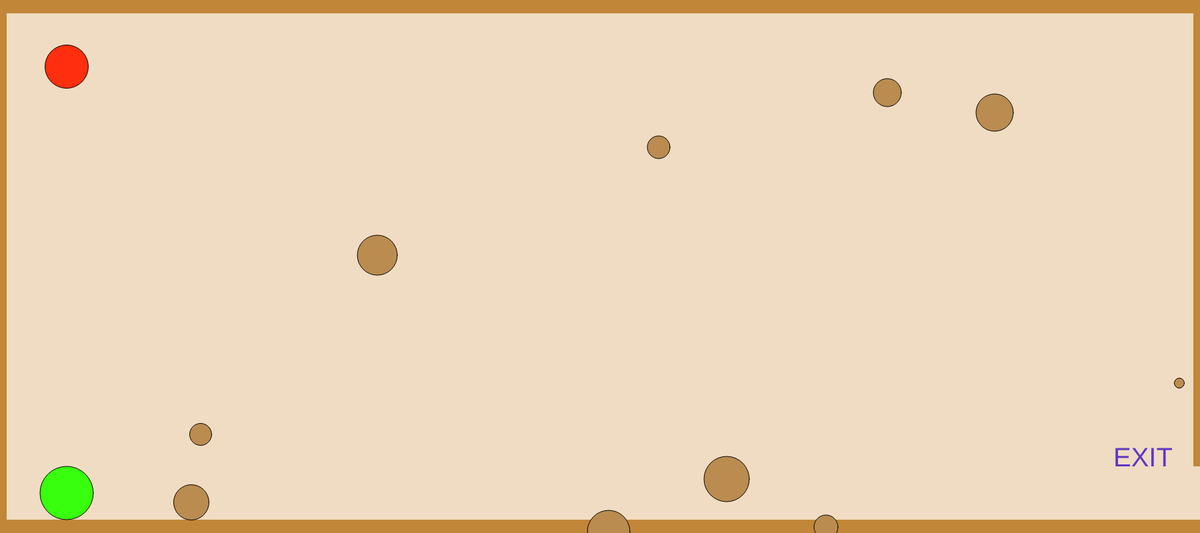
Frame 1 (no input)
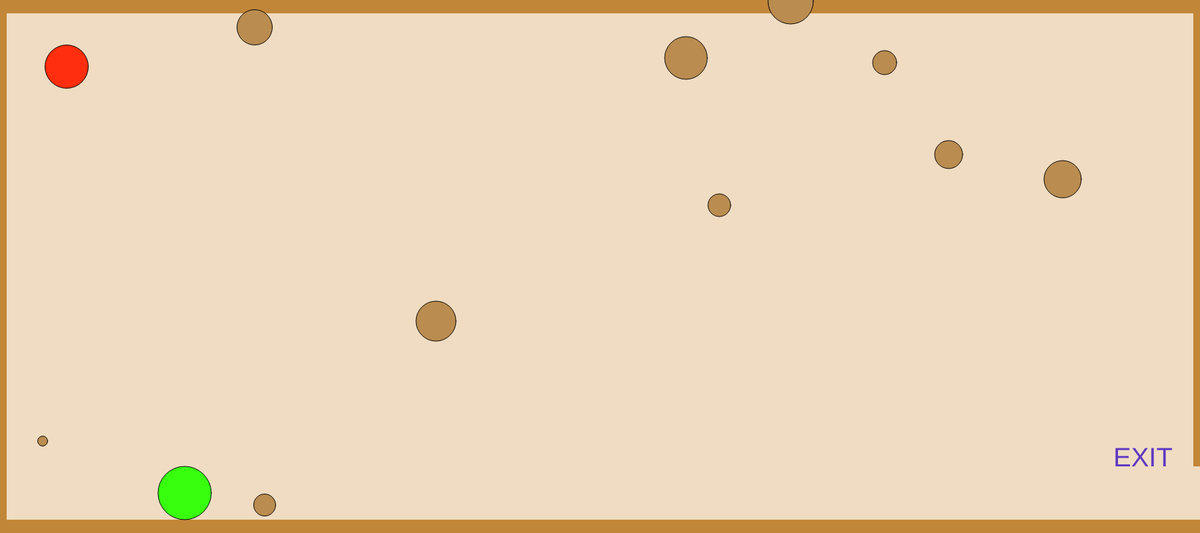
Frame 60 (no input)
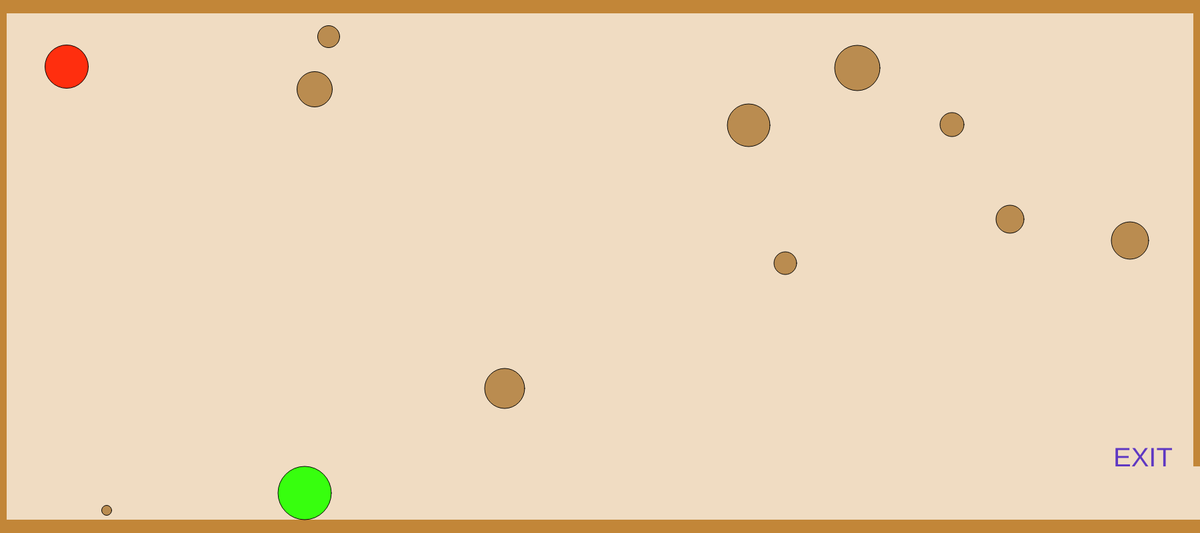
Frame 120 (the mouse pressed at the canvas centre since frame 60)

The p5.js sketch that drew these frames (run headless with seeded random() and noise() and a simulated clock; from frame 60 on, the mouse is pressed at the canvas centre):

// p5.js sketch
// ── sketch.js
// x and y for my character
var characterX = 100;
var characterY = 100;

// defined key codes for each letter
var UP_ARROW = 38;
var DOWN_ARROW  = 40;
var LEFT_ARROW = 37;
var RIGHT_ARROW = 39;

// x and y for a shape
var shapeX = 800;
var shapeY = 500;

var shapeXs = [];
var shapeYs = [];
var diameters = [];

var shapeXSpeeds = [];
var shapeYSpeeds = [];


// neon pink shape created when mouse is clicked
var mouseShapeX;
var mouseShapeY;

// lime green enemy 
var greenenemyX = 100;
var greenenemyY = 740;
var greenenemyDirection = 3;

var count = 0;
var sizeDirection = .5;

function setup() {
  createCanvas(1800, 800);
    // get a random speed when the it first starts
    for (var i = 0; i < 10; i++) {
        shapeXSpeeds[i] = Math.floor(Math.random() * (Math.floor(Math.random() * 5)) + 1);
        shapeYSpeeds[i] = Math.floor(Math.random() * (Math.floor(Math.random() * 5)) + 1);
        shapeXs[i] = getRandomNumber(1800);
        shapeYs[i] = getRandomNumber(800);
        diameters[i] = getRandomNumber(60);
        }

    createCharacter(100,100);
}

function draw() {
  background(240, 220, 194);
  noStroke();
  fill(194, 134, 56);
    
    // call createBorders function
    createBorders(20);

    // exit message
    textSize(40);
    fill(95, 56, 194);
    text("EXIT", width-130,height-100)

    
    // createCharacter(100,100);
    drawCharacter();
    characterMovement();


    // lime green enemy 
    fill(55,255,14)
    circle(greenenemyX, greenenemyY,80);
    greenenemyX += greenenemyDirection;
    if(greenenemyX >= 1775|| greenenemyX <= 40)
    {
        greenenemyDirection *= -1;
    }
    
    // orange enemies
    fill(186,140,80); 

    // draw the shape
    for (var i = 0; i < shapeXs.length; i++) {
        circle(shapeXs[i], shapeYs[i], diameters[i]);
        shapeXSpeeds[i] = Math.floor(Math.random() * (Math.floor(Math.random() * 5)) + 1);
        shapeYSpeeds[i] = Math.floor(Math.random() * (Math.floor(Math.random() * 5)) + 1);
 

        
    // move the shapes
    shapeXs[i] += shapeXSpeeds[i];
    shapeYs[i] += shapeYSpeeds[i];

    // enemies out of bounds
    if (shapeXs[i] > width) {
        shapeXs[i] = 0;
    }
    if (shapeXs[i] < 0) {
        shapeXs[i] = width;
    }
    if (shapeYs[i] > height) {
        shapeYs[i] = 0;
    }
    if (shapeYs[i] < 0) {
        shapeYs[i] = height;
    }
}
    
    // check to see if the character has left the exit
    if(characterX > width && characterY > height-100) {
        fill(95, 56, 194);
        stroke(5);
        textSize(100);
        text("You Win", width/2+280, height/2-50);
        text("Delicious Mold!", width/2+150, height/2+100);
    }

        // neon pink mouse click character
        fill(224,14,255);
        circle(mouseShapeX, mouseShapeY, 55);
}

    function characterMovement() {
    // handle the keys
    if(keyIsDown(UP_ARROW)) {
        characterY -= 10;   
    }
    if(keyIsDown(DOWN_ARROW)) {
        characterY += 10;   
    }
    if(keyIsDown(LEFT_ARROW)) {
        characterX -= 10; 
        console.log("movement: " + characterX);  
    }
    if(keyIsDown(RIGHT_ARROW)){
        characterX += 10;   
    }
}

    function createCharacter(x,y) {
        characterX = x;
        characterY = y;
    
    }    

    function drawCharacter() {
        fill(265,46,14);
        stroke(2);
        circle(characterX, characterY, 65);
    }

    function createBorders(thickness) {
        // top border
        rect(0,0,width,thickness);
        // bottom border
        rect(0, height-20,width,thickness);
        // left border
        rect(0,0,10,height);
        // right upper border
        rect(width-10,0,10,height-100);
    }

    function mouseClicked() {
        mouseShapeX = mouseX;
        mouseShapeY = mouseY;
    }

    function getRandomNumber(number) {
    return Math.floor(Math.random() * number) + 10;
    }
